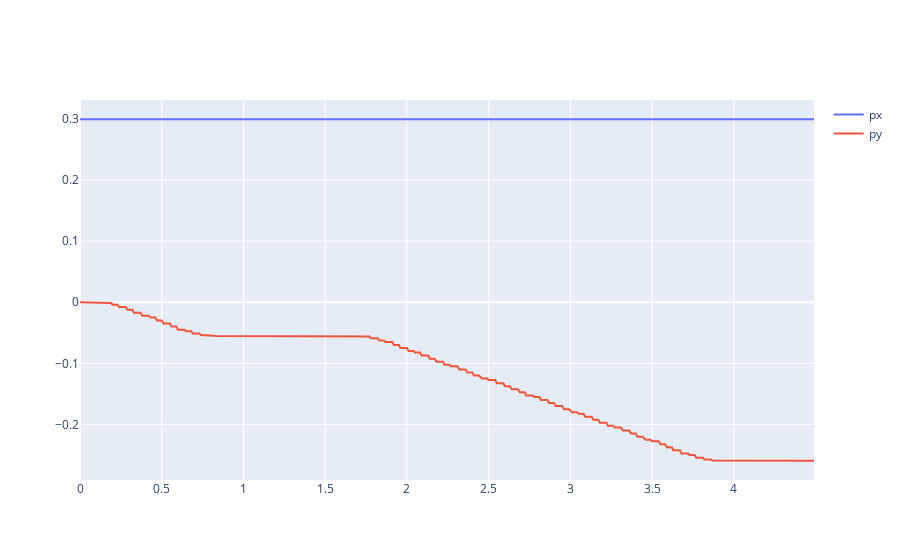

The notebook cell this image was saved under:
### Code cell
fig = go.Figure(data=[go.Scatter(x=relative_time, y=pose[:,1], name='px'),
                      go.Scatter(x=relative_time, y=pose[:,2], name='py')
                     ]
               )
fig.show()

### Figure 1 — Plotly figure (JSON) as saved in the notebook; plotly's stock layout.template omitted (floating-point values rounded to 4 significant figures; data arrays with more than 128 entries replaced by an {"elided": "..."} marker saying what was removed)
{"data": [{"name": "px", "type": "scatter", "x": {"elided": "450 float values"}, "y": {"elided": "450 float values"}}, {"name": "py", "type": "scatter", "x": {"elided": "450 float values"}, "y": {"elided": "450 float values"}}], "layout": {}}
